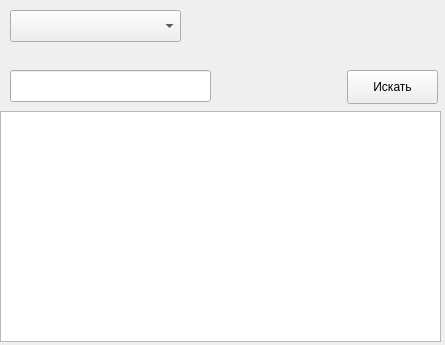
<?xml version="1.0" encoding="UTF-8"?>
<ui version="4.0">
 <class>Frame</class>
 <widget class="QFrame" name="Frame">
  <property name="geometry">
   <rect>
    <x>0</x>
    <y>0</y>
    <width>445</width>
    <height>345</height>
   </rect>
  </property>
  <property name="windowTitle">
   <string>Frame</string>
  </property>
  <widget class="QComboBox" name="comboBox">
   <property name="geometry">
    <rect>
     <x>10</x>
     <y>10</y>
     <width>171</width>
     <height>32</height>
    </rect>
   </property>
  </widget>
  <widget class="QLineEdit" name="lineEdit">
   <property name="geometry">
    <rect>
     <x>10</x>
     <y>70</y>
     <width>201</width>
     <height>32</height>
    </rect>
   </property>
  </widget>
  <widget class="QPushButton" name="pushButton">
   <property name="geometry">
    <rect>
     <x>347</x>
     <y>70</y>
     <width>91</width>
     <height>34</height>
    </rect>
   </property>
   <property name="text">
    <string>Искать</string>
   </property>
  </widget>
  <widget class="QListWidget" name="listWidget">
   <property name="geometry">
    <rect>
     <x>0</x>
     <y>111</y>
     <width>441</width>
     <height>231</height>
    </rect>
   </property>
  </widget>
 </widget>
 <resources/>
 <connections/>
</ui>
